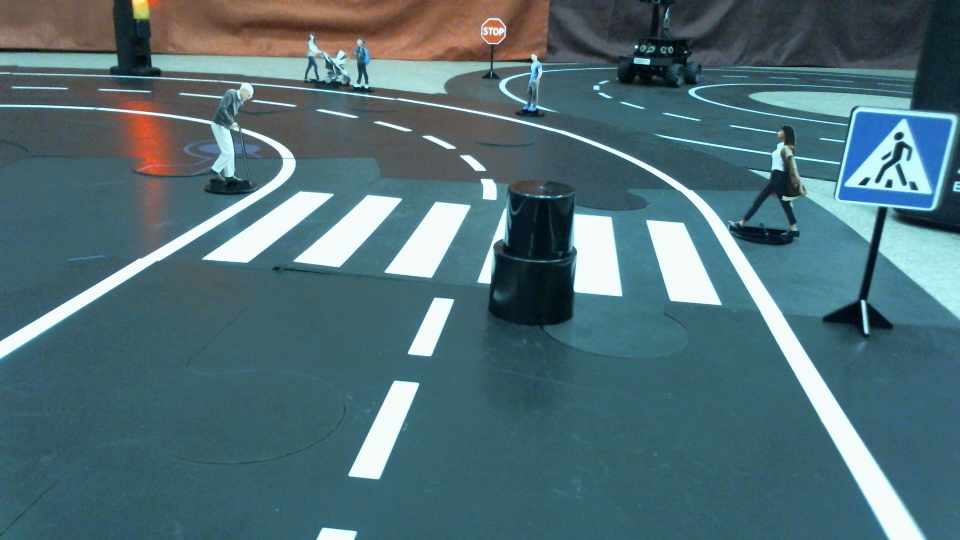
#> input picture model/lines/WIN_20221219_16_40_07_Pro.jpg, 1920 x 1080 px (shown at 1/2 size)
$ python -i detect.py   (imports and definitions only)
#> lines starting #> are read from the running program, lines starting #| are printed output that depends on the picture
#> further down, picture is the input picture: shape (1080, 1920, 3); mean B, G, R 118.3, 110.7, 80.7
import numpy as np
import cv2
from PIL import ImageTk, Image

def cenny(img):
    img=cv2.cvtColor(img,cv2.COLOR_BGR2BGRA)
    blur=cv2.GaussianBlur(img,(5,5),0)
    return cv2.Canny(blur,50,150)
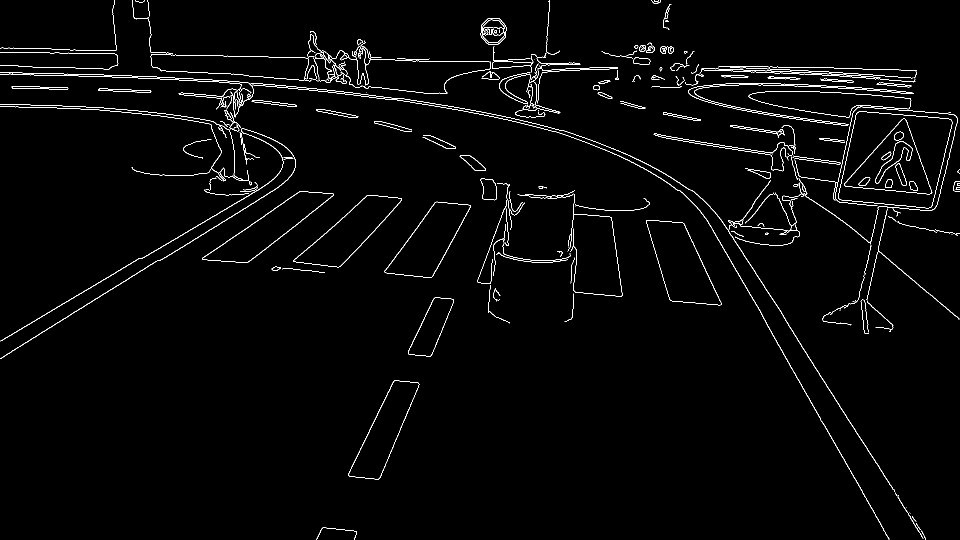
#> returned value: shape (1080, 1920) (shown at 1/2 size); 1.9% white in thin lines or dots

# [45 lines left out: functions make_coordinates, average_slope_intercept, display_lines, mask, not called in this run]

>>> import cv2
>>> picture = cv2.imread('WIN_20221219_16_40_07_Pro.jpg')
>>> result = cenny(picture)

$ run again, on model/lines/lines.jpg
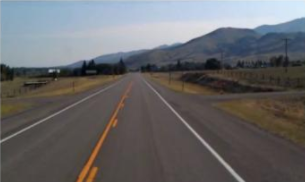
#> input picture model/lines/lines.jpg, 305 x 182 px
#> picture is the input picture: shape (182, 305, 3); mean B, G, R 104.8, 103, 103.6
#> in cenny, `return cv2.Canny(blur,50,150)`:
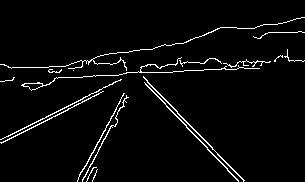
#> returned value: shape (182, 305); 3.7% white in thin lines or dots
